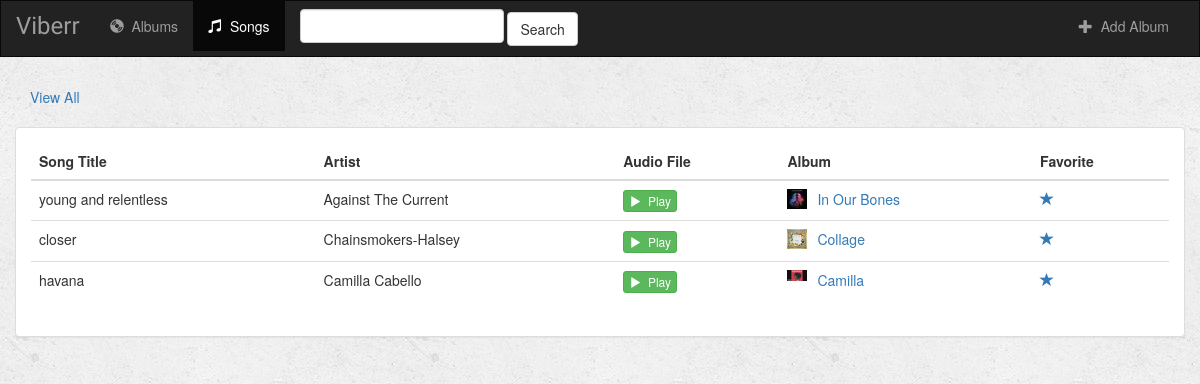
Screenshot of /songs with the database file from the repository.
### music/models.py (models this page shows, shortened)
class Songs(models.Model):
    album=models.ForeignKey(Album ,on_delete=models.CASCADE)
    file_type=models.FileField()
    song_title=models.CharField(max_length=200)
    is_favourite=models.BooleanField(default=False)

class Album(models.Model):
    artist=models.CharField(max_length=200)
    album_title=models.CharField(max_length=200)
    genre=models.CharField(max_length=200)
    album_logo=models.FileField()

### music/views.py (the view)
# urls.py: path('songs', views.songs, name='songs')
def songs(request):
    song_ids = []
    for album in Album.objects.all():
        for song in album.songs_set.all():
            song_ids.append(song.pk)
    users_songs = Songs.objects.filter(pk__in=song_ids)
    return render(request, 'music/song.html', {
            'song_list':users_songs,
    })

### music/templates/music/song.html (shortened to what this page needs)
{% extends 'music/base.html' %}
{% block songs_active %}active{% endblock %}
{% block body %}
<div class="container-fluid songs-container">
    <div class="row">
        <div class="col-sm-12">
            <ul class="nav nav-pills" style="margin-bottom: 10px;">
                <li role="presentation" {% if filter_by == 'all' %}class="active"{% endif %}><a href="{% url 'songs'  %}">View All</a></li>
            </ul>
        </div>
    </div>
    <div class="row">
        <div class="col-sm-12">
            <div class="panel panel-default">
                <div class="panel-body">
                    <table class="table">
                        <thead>
                            <tr>
                                <th>Song Title</th>
                                <th>Artist</th>
                                <th>Audio File</th>
                                <th>Album</th>
                                <th>Favorite</th>
                            </tr>
                        </thead>
                        <tbody>
                            {% for song in song_list %}
                                <tr>
                                    <td>{{ song.song_title }}</td>
                                    <td>{{ song.album.artist }}</td>
                                    <td>
                                        <a target="_blank" href="{{ song.file_type.url }}">
                                            <button type="button" class="btn btn-success btn-xs">
                                                <span class="glyphicon glyphicon-play"></span>&nbsp; Play
                                            </button>
                                        </a>
                                    </td>
                                    <td>
                                        <a href="{% url 'detail' song.album.id %}">
                                            <img src="{{ song.album.album_logo.url }}" class="img-responsive" style="width: 20px; float: left; margin-right: 10px;" />
                                        </a>
                                        <a href="{% url 'detail' song.album.id %}">{{ song.album.album_title }}</a>
                                    </td>
                                    <td>
                                        <a href="{% url 'favourite' song.id %}" class="btn-favorite"><span class="glyphicon glyphicon-star {% if song.is_favorite %}active{% endif %}"></span></a>
                                    </td>
                                </tr>
                            {% endfor %}
                        </tbody>
                    </table>
                </div>
            </div>
        </div>
    </div>
</div>
{% endblock %}

### music/static/music/style.css (style rules this page uses)
body { background: aliceblue url("images/background.png"); }

### rows the page displays
Songs: song_title "young and relentless", album.artist "Against The Current", album.album_logo (picture), album.album_title "In Our Bones"
Songs: song_title "closer", album.artist "Chainsmokers-Halsey", album.album_logo (picture), album.album_title "Collage"
Songs: song_title "havana", album.artist "Camilla Cabello", album.album_logo (placeholder picture), album.album_title "Camilla"
